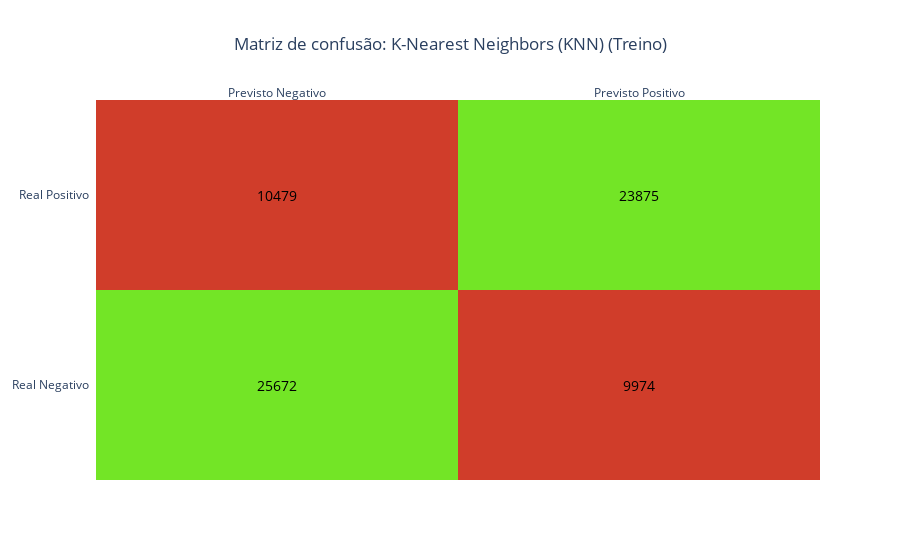

The notebook cell saved with this chart:
### Code cell
plot_matrix(matriz_confusao_knn_treino, 'K-Nearest Neighbors (KNN)', 'Treino')

### Figure 1 — Plotly figure (JSON) as saved in the notebook; plotly's stock layout.template omitted (floating-point values rounded to 4 significant figures)
{"data": [{"colorscale": [[0, "#d03d2a"], [1, "#73e526"]], "reversescale": false, "showscale": false, "type": "heatmap", "x": ["Previsto Negativo", "Previsto Positivo"], "y": ["Real Negativo", "Real Positivo"], "z": [[1, 0], [0, 1]]}], "layout": {"annotations": [{"font": {"color": "black", "size": 14}, "showarrow": false, "text": "25672", "x": "Previsto Negativo", "xref": "x", "y": "Real Negativo", "yref": "y"}, {"font": {"color": "black", "size": 14}, "showarrow": false, "text": "9974", "x": "Previsto Positivo", "xref": "x", "y": "Real Negativo", "yref": "y"}, {"font": {"color": "black", "size": 14}, "showarrow": false, "text": "10479", "x": "Previsto Negativo", "xref": "x", "y": "Real Positivo", "yref": "y"}, {"font": {"color": "black", "size": 14}, "showarrow": false, "text": "23875", "x": "Previsto Positivo", "xref": "x", "y": "Real Positivo", "yref": "y"}], "title": {"text": "Matriz de confusão: K-Nearest Neighbors (KNN) (Treino)", "x": 0.5}, "xaxis": {"dtick": 1, "gridcolor": "rgb(0, 0, 0)", "side": "top", "ticks": ""}, "yaxis": {"dtick": 1, "ticks": "", "ticksuffix": "  "}}}
